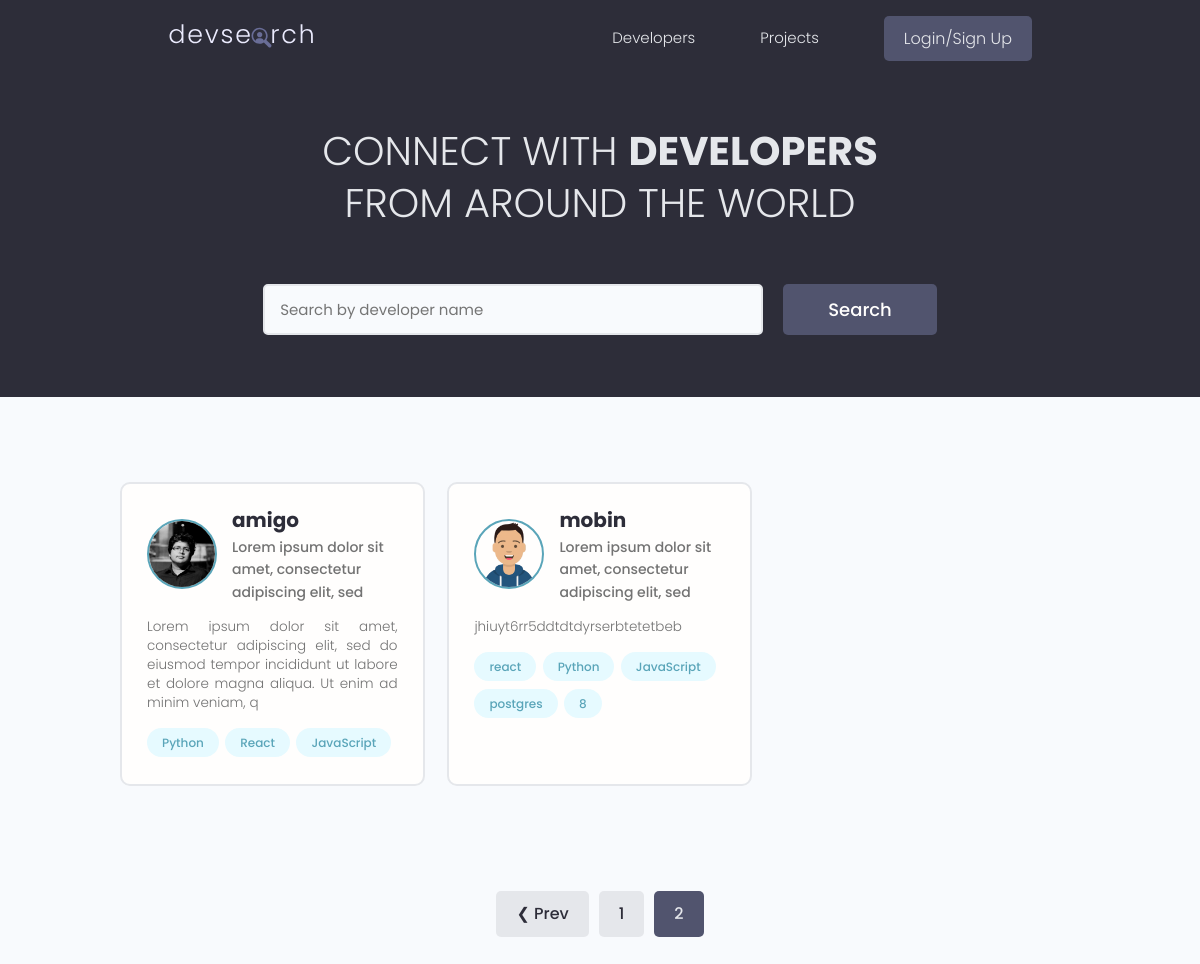
Screenshot of /?page=2 with the database file from the repository.
### users/models.py (models this page shows, shortened)
class Profile(models.Model):
    user = models.OneToOneField(User, on_delete=models.CASCADE, null=True, blank=True,)
    name = models.CharField(max_length=200, null=True, blank=True)
    email = models.EmailField(max_length=500 , null=True, blank=True )
    username = models.CharField(max_length=200, null=True, blank=True)
    location = models.CharField(max_length=200, null=True, blank=True)
    short_intro = models.CharField(max_length=500, null=True, blank=True)
    bio = models.TextField(null=True, blank=True)
    profile_image = models.ImageField(null=True, blank=True,
                                      upload_to= 'profiles/', default='profiles/user-default.png')
    social_github = models.CharField(max_length=200, null=True, blank=True)
    social_twiiter =models.CharField(max_length=200, null=True, blank=True)
    social_linkedin =models.CharField(max_length=200, null=True, blank=True)
    social_youtube = models.CharField(max_length=200, null=True, blank=True)
    social_website = models.CharField(max_length=200, null=True, blank=True)
    created = models.DateField(auto_now_add=True)
    id = models.UUIDField(default=uuid.uuid4, unique=True,
                           primary_key= True, editable= False)

class Skill (models.Model):
    owner = models.ForeignKey(Profile, on_delete=models.CASCADE, null= True, blank=True,)
    name = models.CharField(max_length=200, null=True, blank=True)
    description = models.TextField(null=True, blank=True)
    created = models.DateField(auto_now_add=True)
    id = models.UUIDField(default=uuid.uuid4, unique=True,
                           primary_key= True, editable= False)
    def __str__(self):
        return str(self.name)

### users/views.py (the view)
# urls.py: path('', views.profiles, name='profiles'),
def profiles (request):
    profiles, search_query = searchProfiles(request)
    custom_range, profiles = paginateProfiles(request, profiles, 3)
    context = {'profiles': profiles,'search_query':search_query, 'custom_range' : custom_range}
    return render (request, 'users/profiles.html', context)

### users/utils.py (called while the page is built)
def paginateProfiles(request, profiles, results):
    page = request.GET.get('page')
    paginator = Paginator(profiles,results)
    try:
        profiles = paginator.page(page)
    except PageNotAnInteger:
        page = 1
        profiles = paginator.page(page)
    except EmptyPage:
        page = paginator.num_pages
        profiles = paginator.page(page)
    leftIndex = (int(page) - 3)
    if leftIndex < 1:
        leftIndex = 1
    rightIndex = (int(page) + 4)
    if rightIndex > paginator.num_pages:
        rightIndex = paginator.num_pages + 1
    custom_range = range(leftIndex, rightIndex)
    return custom_range, profiles

def searchProfiles(request):
    search_query = ''
    if request.GET.get('search_query'):
        search_query = request.GET.get('search_query')
    skills = Skill.objects.filter(name__icontains=search_query)
    profiles = Profile.objects.distinct().filter(
        Q(name__icontains = search_query) |
        Q(short_intro__icontains = search_query) |
        Q(skill__in = skills )
    )
    return profiles, search_query

### users/templates/users/profiles.html (shortened to what this page needs)
{% extends 'main.html' %}
{% block content %}
  <main class="home">
    <section class="hero-section text-center">
      <div class="container container--narrow">
        <div class="hero-section__box">
          <h2>CONNECT WITH <span>DEVELOPERS</span></h2>
          <h2>FROM AROUND THE WORLD</h2>
        </div>
        <div class="hero-section__search">
          <form class="form" action="{% url 'profiles' %}" method="get">
            <div class="form__field">
              <input class="input input--text" id="formInput#search" type="text" name="search_query"
               value="{{search_query}}" placeholder="Search by developer name" />
            </div>
            <input class="btn btn--sub btn--lg" type="submit" value="Search" />
          </form>
        </div>
      </div>
    </section>
    <section class="devlist">
      <div class="container">
        <div class="grid grid--three">
          {% for profile in profiles %}
          <div class="column card">
            <div class="dev">
              <a href="{% url 'user-profile' profile.id %}" class="card__body">
                <div class="dev__profile">
                  <img class="avatar avatar--md" src="{{ profile.profile_image.url }}" alt="image" />
                  <div class="dev__meta">
                    <h3>{{ profile.name }}</h3>
                    <h5>{{ profile.short_intro|slice:'60' }}</h5>
                  </div>
                </div>
                <p class="dev__info"> {{ profile.bio| slice:'150' }} </p>
                <div class="dev__skills">
                {% for skill in profile.skill_set.all|slice:'5 '  %}
                  <span class="tag tag--pill tag--main">
                    <small> {{skill}} </small>
                  </span>
                {%endfor%}
                </div>
              </a>
            </div>
          </div>
          {% endfor %}
        </div>
      </div>
    </section>
  </main>
  {% include 'pagination.html' with queryset=profiles custom_range=custom_range %}
{% endblock content %}

### static/styles/app.css (style rules this page uses)
:root { --color-sub: #2d2d39; }
.btn--sub { background-color: var(--color-sub-light); }
.card { border: 2px solid var(--color-light); }
img { width: 100%; }
.hero-section { height: 40vh; display: flex; align-items: center; background-color: var(--color-sub); }
.hero-section__box { margin-bottom: 4rem; }
.hero-section__box > h2, .hero-section__box > h2 > span { font-size: 4rem; color: var(--color-light); line-height: 1.3; text-transform: uppercase; }
.hero-section__box > h2 { font-weight: 300; }
.hero-section__box > h2 > span { font-weight: 700; }
.hero-section__search > .form { display: flex; align-items: center; justify-content: center; gap: 2rem; }
.hero-section__search > .form input.input--text { width: 50rem; }
.devlist { margin-top: 8rem; }
.devlist .grid { align-items: stretch; }
.devlist .dev .dev__profile { display: flex; align-items: center; gap: 1.5rem; }
.devlist .dev .dev__meta h3 { color: var(--color-sub); font-size: 2rem; font-weight: 700; }
.devlist .dev .dev__meta h5 { color: var(--color-text); font-size: 1.4rem; font-weight: 500; }
.devlist .dev .dev__info { margin: 1.5rem 0; font-size: 1.35rem; line-height: 1.4; text-align: justify; }

### static/uikit/styles/modules/_variables.css (style rules this page uses)
:root { --color-main: #5aa5b9; --color-main-light: #e6faff; --color-sub: #3f4156; --color-sub-light: #51546e; --color-sub-lighter: #ededfd; --color-text: #737373; --color-gray: #8b8b8b; --color-light: #e5e7eb; --color-light-gray: #767676; --color-bg: #f8fafd; --color-white: #fffefd; --color-white-light: #f3f3f3; --color-success: #359e64; --color-success-bg: #def8e8; --color-error: #fc4b0b; --color-error-bg: #fff2ee; --font-base: 'Poppins', arial, helvetica, 'Segoe UI', roboto, ubuntu, sans-serif; --font-monospace: 'Fira Code', 'Courier New', courier, monospace; --font-regular: 300; --font-medium: 500; --font-bold: 700; --generic-shadow: 1px 1px 5px #00000010; --generic-transition: all 0.3s ease-in-out; }

### static/uikit/styles/modules/_base.css (style rules this page uses)
* { margin: 0; padding: 0; box-sizing: border-box; text-rendering: optimizeLegibility; color: inherit; font-size: inherit; }
html { font-size: 50%; }
@media only screen and (min-width: 480px) { html { font-size: 56.25%; } }
@media only screen and (min-width: 1200px) { html { font-size: 62.5%; } }
body { line-height: 1.6; font-weight: 400; font-size: 1.5rem; color: var(--color-text); background-color: var(--color-bg); min-height: 100vh; }

### static/uikit/styles/modules/_typography.css (style rules this page uses)
* { font-family: var(--font-base); }
h2 { font-size: 3.6rem; font-weight: var(--font-bold); }
h3 { font-size: 3.2rem; font-weight: var(--font-medium); }
h5 { font-size: 2.4rem; font-weight: var(--font-medium); }
h5, h6 { font-weight: var(--font-regular); }
p, span, strong { font-size: 1.6rem; color: var(--color-text); font-weight: var(--font-regular); }
a { padding-bottom: 2px; text-decoration: none; display: inline-block; color: var(--color-main); font-weight: var(--font-medium); }

### static/uikit/styles/modules/_utilities.css (style rules this page uses)
.container { width: 92%; max-width: 165rem; margin: 0 auto; box-sizing: border-box; }
.container--narrow { width: 92%; max-width: 120rem; }
@media screen and (min-width: 1000px) { .container { width: 90%; } }
@media screen and (min-width: 1000px) { .container--narrow { width: 85%; } }
@media screen and (min-width: 1200px) { .container { width: 80%; } }
@media screen and (min-width: 1200px) { .container--narrow { width: 72%; } }
.text-center { text-align: center; }

### static/uikit/styles/modules/_avatar.css (style rules this page uses)
.avatar { border-radius: 50%; border: 2px solid var(--color-main); object-fit: cover; }
.avatar--md { height: 7rem; width: 7rem; }

### static/uikit/styles/modules/_button.css (style rules this page uses)
.btn { display: inline-block; position: relative; cursor: pointer; background-color: var(--color-light); font-weight: var(--font-medium); color: var(--color-sub); text-decoration: none; padding: 1rem 2rem; border-radius: 0.5rem; border: none; width: -webkit-fit-content; width: -moz-fit-content; width: fit-content; height: -webkit-fit-content; height: -moz-fit-content; height: fit-content; font-size: 1.6rem; outline-width: 0; outline-color: transparent; -webkit-backface-visibility: hidden; backface-visibility: hidden; transition: all 0.3s ease-in-out; }
.btn--sub { background-color: var(--color-sub); color: var(--color-white); }
.btn--lg { font-size: 1.8rem; padding: 1.2rem 4.5rem; }

### static/uikit/styles/modules/_card.css (style rules this page uses)
.card { border-radius: 1rem; background-color: var(--color-white); border: 1.5px solid var(--color-light); width: auto; height: auto; margin-top: 0.5rem; margin-bottom: 0.5rem; overflow: hidden; }
.card__body, .card__header { padding: 2rem 2.5rem; }

### rows the page displays
Profile: profile_image (picture), name "amigo", short_intro "Lorem ipsum dolor sit amet, consectetur adipiscing elit, sed", bio "Lorem ipsum dolor sit amet, consectetur adipiscing elit, sed do eiusmod tempor incididunt ut labore et dolore magna aliqua. Ut enim ad minim veniam, q"
Skill: name "Python"
Skill: name "React"
Skill: name "JavaScript"
Profile: profile_image (picture), name "mobin", short_intro "Lorem ipsum dolor sit amet, consectetur adipiscing elit, sed", bio "jhiuyt6rr5ddtdtdyrserbtetetbeb"
Skill: name "react"
Skill: name "Python"
Skill: name "JavaScript"
Skill: name "postgres"
Skill: name "8"

### other values shown
{{ page }} "1"
{{ page }} "2"
